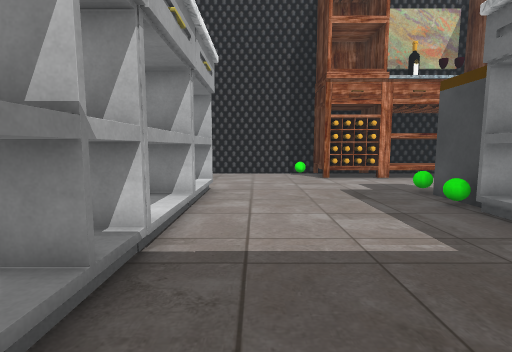
[1] (above)

20 first-person views from a walk through a Unity game level. The camera is 1.3 m above the floor, tilts 6° down and sees 85° across. The floor is counted in squares, 1 m on a side. Each view is taken from the middle of a square. On the plan, view 1 faces up. The plan holds only what a view shows up to about 13 squares ahead; the rest is blank. The place goes on beyond the plan. Door leaves are left out, so doorways stand open. Some surface patterns are stand-ins.

[2]
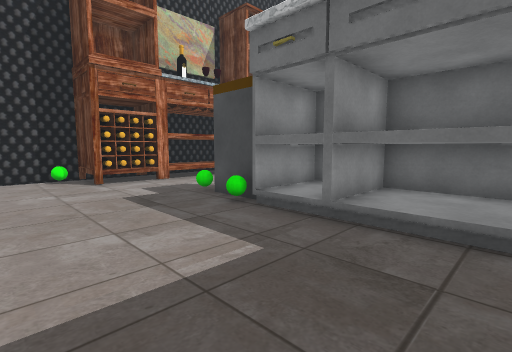

[3]
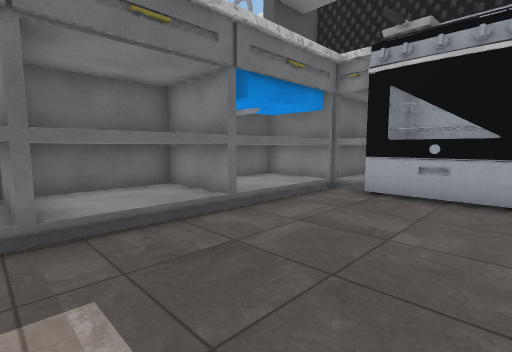

[4]
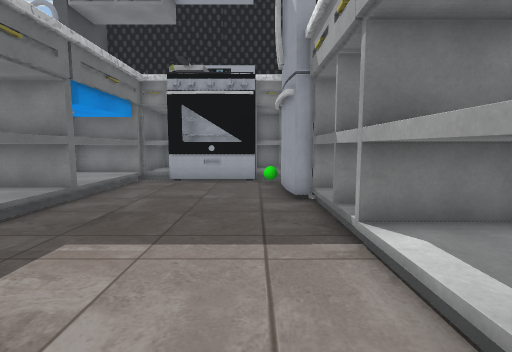

[5]
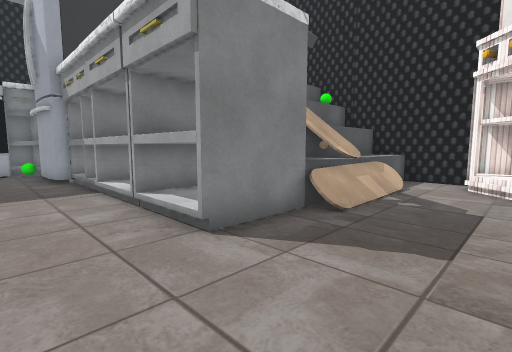

[6]
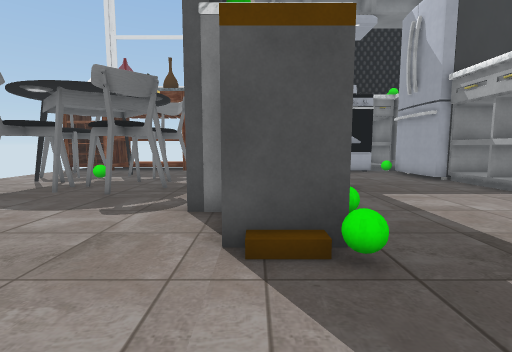

[7]
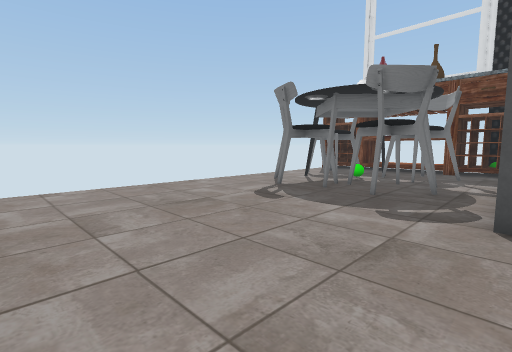

[8]
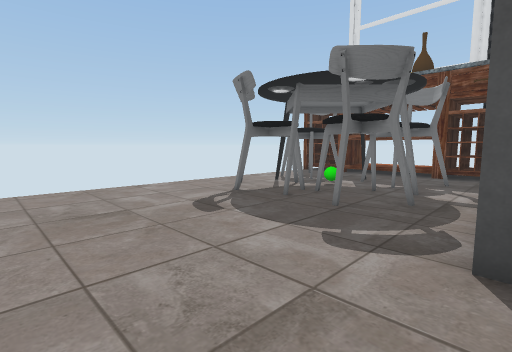

[9]
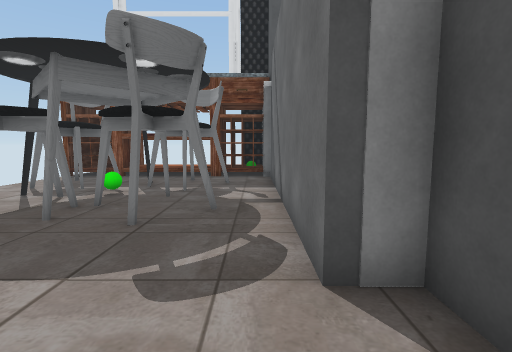

[10]
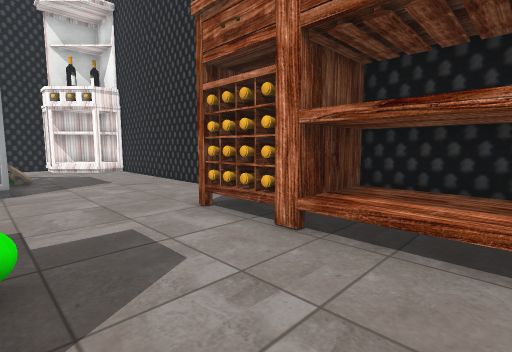

[11]
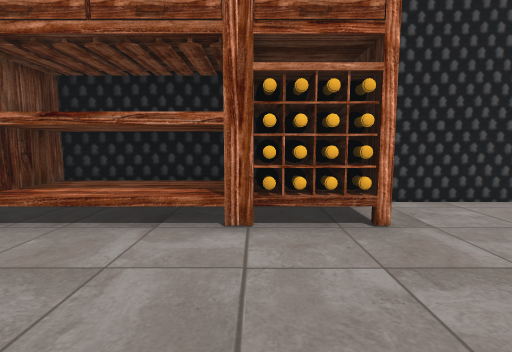

[12]
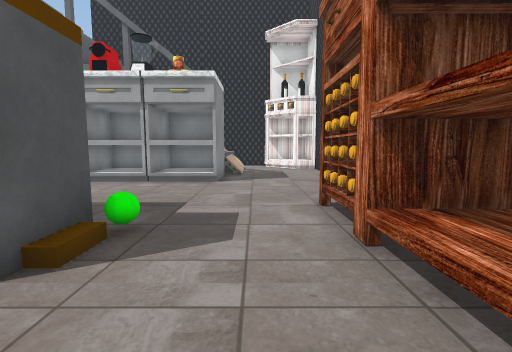

[13]
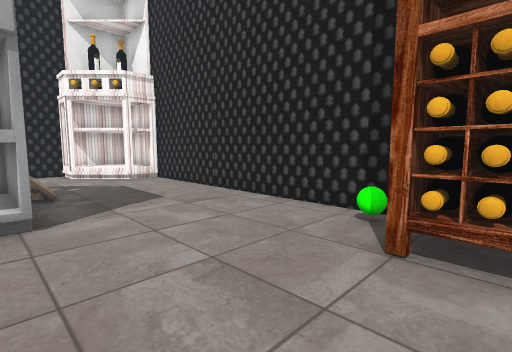

[14]
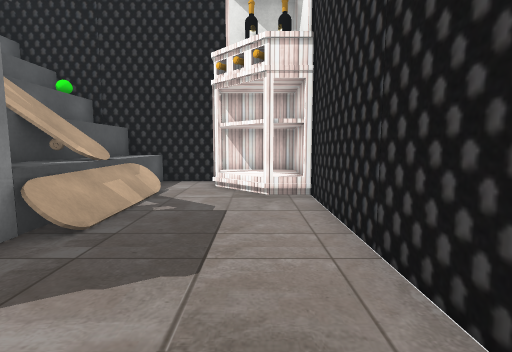

[15]
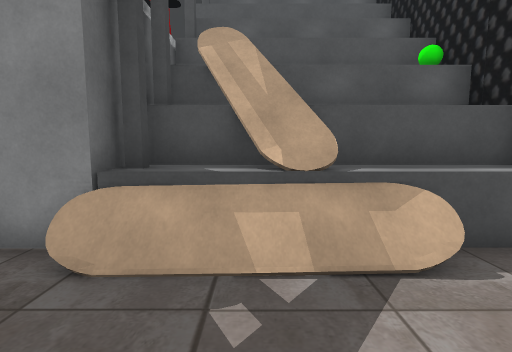

[16]
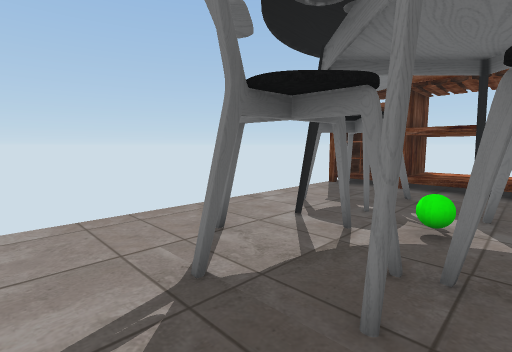

[17]
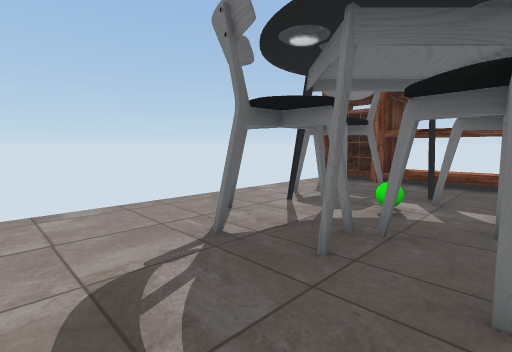

[18]
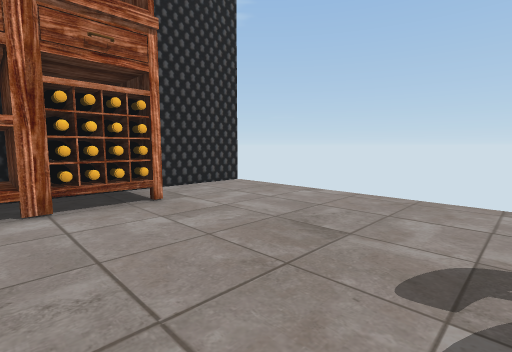

[19]
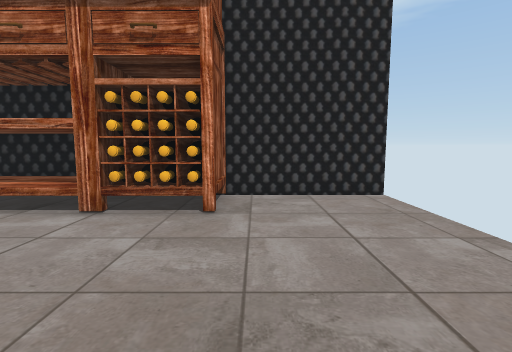

[20]
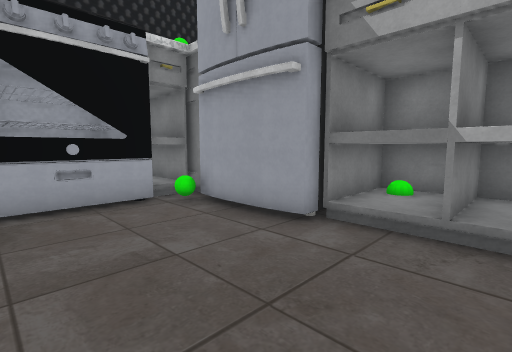

### Floor plan
Key: @ floor where view 1 was taken; # wall or solid block; x gap in a wall; . main floor; : floor 1 m higher than the main floor; / step, stairs or slope; D open door; = window, fence, low wall or low ledge; ^ raised ledge; B ball; C cabinet; T bottle; S stove; F fridge; H chair; O other object.
Columns run from 11 left of view 1 to 17 right of it. Each row starts with its distance up from view 1.
 14    ##########################
 13   ##.........B###CCCC###....
 12  #DD..........TTTCCCCTTT....
 11 ##DD........................
 10 #...........................
  9 #..O////....................
  8 #::://:###D.....B...........
  7 #^^^^#=###D.....##..........
  6 #^^^ ==###D....B##..........
  5    #  OOO D....D###.........
  4    #   #  D....D###.........
  3    #^^####D....D^ #..H.#H...
  2        ###D....D^ #.HHHHHH..
  1        ###D....D^ #.#H..H#..
  0        #FFF@...D###..x.B....
 -1           F....D###..H###HH.
 -2           F....D# #.HH #HHH.
 -3           B....D# #..H......
 -4           DDSSSDD ###CCCC###
 -5           ##SSS#   ##CCCC###
 -6            #SSS#    #CCCC#

Positions as (right, up) in squares from view 1, and headings:
1: (0, 0), facing up
2: (0, 1), facing up-right
3: (0, 4), facing down-right
4: (0, 7), facing down
5: (1, 12), facing down-left
6: (6, 11), facing down
7: (7, 11), facing down-right
8: (7, 9), facing down-right
9: (8, 8), facing down
10: (8, 8), facing up-left
11: (10, 7), facing up
12: (9, 10), facing left
13: (4, 8), facing up-left
14: (0, 12), facing left
15: (-6, 12), facing down
16: (11, 5), facing down-right
17: (10, 6), facing down-right
18: (9, 5), facing up-right
19: (13, 6), facing up
20: (3, 3), facing down-left
